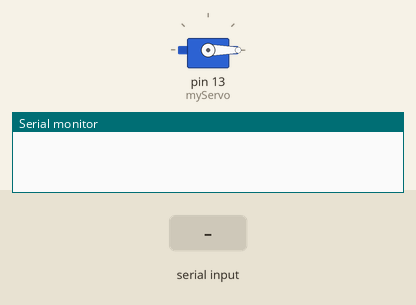
Bench run of a sketch on a simulated Arduino Uno, built with avr-gcc and run on an emulated ATmega328P. Shown: servo, the last lines printed to the serial monitor. The inputs (shaded band) are chosen by the test bench.

Above: at 1.2 s.
1.3 s: "Z" received over the second serial link
At 2.6 s:
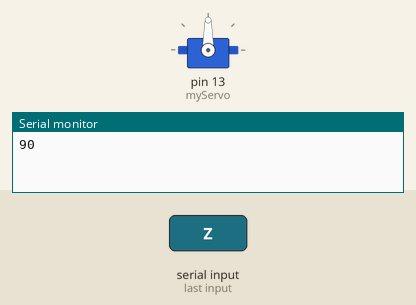
Timing chart, 0 to 4.3 s (numbered marks = the images above; inputs shaded):
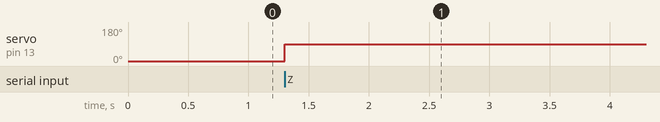

Measured:
- after the input at 1.3 s, servo on pin 13 (myServo): 0° → 90° at once

The sketch:

sketch_oct27c.ino
```cpp
#include <SoftwareSerial.h>
#include <Servo.h>
#define BTtx 2
#define BTrx 3
SoftwareSerial BT(BTtx, BTrx);
Servo myServo;
int data = 0;
void setup()
{
  myServo.attach(13);
  BT.begin(9600);
  Serial.begin(9600);
}

void loop()
{
  if(BT.available()>0)
  {
    data = BT.read();
    Serial.println(data);
  }

  if(data==0) {
    myServo.write(data);
  }
  else if(data==90) {
    myServo.write(data);
  }
  else if(data==180) {
    myServo.write(data);
  }
}
```
